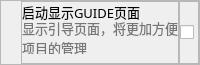
            <widget class="QFrame" name="frame_28">
             <property name="maximumSize">
              <size>
               <width>16777215</width>
               <height>65</height>
              </size>
             </property>
             <property name="font">
              <font>
               <pointsize>10</pointsize>
              </font>
             </property>
             <property name="frameShape">
              <enum>QFrame::StyledPanel</enum>
             </property>
             <property name="frameShadow">
              <enum>QFrame::Raised</enum>
             </property>
             <layout class="QHBoxLayout" name="horizontalLayout_22">
              <property name="spacing">
               <number>0</number>
              </property>
              <property name="leftMargin">
               <number>20</number>
              </property>
              <property name="topMargin">
               <number>0</number>
              </property>
              <property name="rightMargin">
               <number>0</number>
              </property>
              <property name="bottomMargin">
               <number>0</number>
              </property>
              <item>
               <widget class="QFrame" name="frame_30">
                <property name="font">
                 <font>
                  <pointsize>10</pointsize>
                 </font>
                </property>
                <property name="frameShape">
                 <enum>QFrame::StyledPanel</enum>
                </property>
                <property name="frameShadow">
                 <enum>QFrame::Raised</enum>
                </property>
                <layout class="QVBoxLayout" name="verticalLayout_17">
                 <property name="spacing">
                  <number>0</number>
                 </property>
                 <property name="leftMargin">
                  <number>0</number>
                 </property>
                 <property name="topMargin">
                  <number>0</number>
                 </property>
                 <property name="rightMargin">
                  <number>0</number>
                 </property>
                 <item>
                  <widget class="QLabel" name="label_9">
                   <property name="font">
                    <font>
                     <family>微软雅黑</family>
                     <pointsize>10</pointsize>
                    </font>
                   </property>
                   <property name="text">
                    <string>启动显示GUIDE页面</string>
                   </property>
                  </widget>
                 </item>
                 <item>
                  <widget class="QLabel" name="label_11">
                   <property name="font">
                    <font>
                     <family>微软雅黑</family>
                     <pointsize>10</pointsize>
                    </font>
                   </property>
                   <property name="styleSheet">
                    <string notr="true">color: rgb(118, 118, 118);</string>
                   </property>
                   <property name="text">
                    <string>显示引导页面，将更加方便项目的管理</string>
                   </property>
                   <property name="wordWrap">
                    <bool>true</bool>
                   </property>
                  </widget>
                 </item>
                </layout>
               </widget>
              </item>
              <item>
               <widget class="QFrame" name="frame_32">
                <property name="maximumSize">
                 <size>
                  <width>45</width>
                  <height>16777215</height>
                 </size>
                </property>
                <property name="font">
                 <font>
                  <pointsize>10</pointsize>
                 </font>
                </property>
                <property name="frameShape">
                 <enum>QFrame::StyledPanel</enum>
                </property>
                <property name="frameShadow">
                 <enum>QFrame::Raised</enum>
                </property>
                <layout class="QHBoxLayout" name="horizontalLayout_23">
                 <property name="spacing">
                  <number>0</number>
                 </property>
                 <property name="leftMargin">
                  <number>0</number>
                 </property>
                 <property name="topMargin">
                  <number>0</number>
                 </property>
                 <property name="rightMargin">
                  <number>0</number>
                 </property>
                 <property name="bottomMargin">
                  <number>0</number>
                 </property>
                 <item>
                  <widget class="QCheckBox" name="guideface">
                   <property name="maximumSize">
                    <size>
                     <width>25</width>
                     <height>25</height>
                    </size>
                   </property>
                   <property name="font">
                    <font>
                     <pointsize>10</pointsize>
                    </font>
                   </property>
                   <property name="text">
                    <string/>
                   </property>
                  </widget>
                 </item>
                </layout>
               </widget>
              </item>
             </layout>
            </widget>
